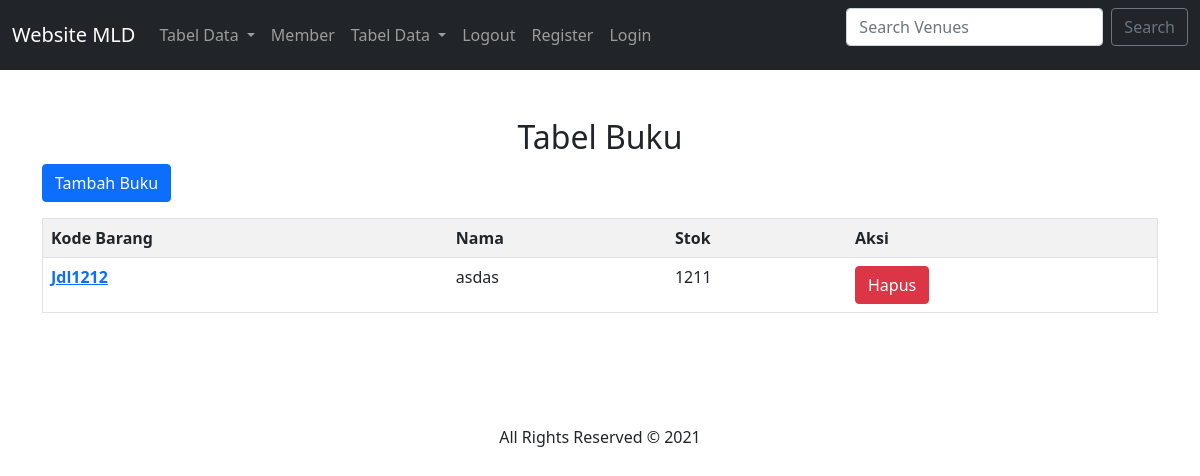
The page /Vbrg/ on the database its author committed.
### dashboard/models.py (models this page shows, shortened)
class Barang(models.Model):
    kodebuku=models.CharField(max_length=8, default="Jdl")
    judul=models.CharField(max_length=50)
    stok=models.IntegerField()

### dashboard/views.py (the view)
# urls.py: path('Vbrg/',Barang_View, name = "Vbrg"),
def Barang_View(request):
    barangs=Barang.objects.all()
    konteks={
        'barangs':barangs,
    }
    return render(request,'tampil_brg.html',konteks)

### templates/tampil_brg.html (shortened to what this page needs)
<link href="https://cdn.jsdelivr.net/npm/bootstrap@5.0.2/dist/css/bootstrap.min.css" rel="stylesheet">
{% load static %}
{% block content %}
<!DOCTYPE html>
<html lang="en">
  <head>
    <link
      href="https://cdn.jsdelivr.net/npm/bootstrap@5.0.0-beta3/dist/css/bootstrap.min.css"
      rel="stylesheet"
    />
    <link
      rel="stylesheet"
      href="https://pro.fontawesome.com/releases/v5.10.0/css/all.css"
    />
    <link rel="stylesheet" href="{% static 'css/style.css'%}" />
  </head>
  <body>
    <nav class="navbar navbar-expand-lg navbar-dark bg-dark">
      <div class="container-fluid">
        <a class="navbar-brand" href="{% url 'index' %}">Website MLD</a>
        <div class="collapse navbar-collapse" id="navbarSupportedContent">
          <ul class="navbar-nav me-auto mb-2 mb-lg-0">
            <li class="nav-item dropdown">
              <a class="nav-link dropdown-toggle" href="#" id="navbarDropdown" role="button" data-bs-toggle="dropdown" aria-expanded="false">
                Tabel Data
              </a>
            </li>
              <li class="nav-item">
              <a class="nav-link" href="{% url 'member' %}">Member</a>
            </li>
            <li class="nav-item dropdown">
              <a class="nav-link dropdown-toggle" href="#" id="navbarDropdown" role="button" data-bs-toggle="dropdown" aria-expanded="false">
                Tabel Data
              </a>
            </li>
            <li class="nav-item">
              <a class="nav-link" href="#">Logout</a>
            </li>
            <li class="nav-item">
              <a class="nav-link" href="#">Register</a>
            </li>
            <li class="nav-item">
              <a class="nav-link" href="#">Login</a>
            </li>
          </ul>
          <form class="d-flex" method=POST action="#">
            <input class="form-control me-2" type="search" placeholder="Search Venues" aria-label="Search" name="searched">
            <button class="btn btn-outline-secondary" type="submit">Search</button>
          </form>
        </div>
      </div>
    </nav>
    <div class="container-fluid layanan pt-5 pb-5">
      <div class="container">
        <h2 class="align-center text-center">Tabel Buku</h2>
        <p>
          <a href="/addbrg" class="btn btn-primary">Tambah Buku</a>
        </p>
        <table border="1" class="table table-striped">
            <tr>
                <th>Kode Barang</th>
                <th>Nama</th>
                <th>Stok</th>
                <th>Aksi</th>
            </tr>
        {% for Barang in barangs %}
        <tr>
            <th><a href="/ubah/{{Barang.id}}">{{ Barang.kodebuku }}</a></th>
            <td>{{ Barang.judul }}</td>
            <td>{{ Barang.stok }}</td>
            <td><button type="button" class="btn btn-danger" data-bs-toggle="modal" data-bs-target="#hapus-{{Barang.id}}">Hapus</button>
            </td>
        </tr>
        {% endfor %}
        </table>
        {% endblock %}
        </div>
      </div>
    <div class="container text-center pt-5 pb-5">
      All Rights Reserved &copy; 2021
    </div>
  </body>
</html>

### rows shown on the page
Barang: kodebuku "Jdl1212", judul "asdas", stok "1211"
